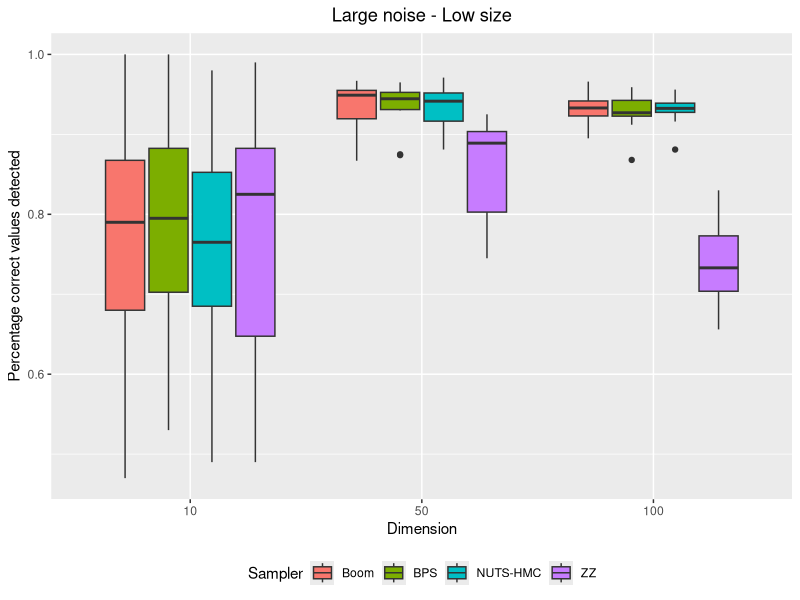

Write the R code that produced this figure.
# plot by number of dimensions
library(ggplot2)

perCorrect_bk_d10_n100_slar = read.csv("perCorrect_bk_d10_n100_slar.csv")
perCorrect_zz_d10_n100_slar = read.csv("perCorrect_zz_d10_n100_slar.csv")
perCorrect_hmc_d10_n100_slar = read.csv("perCorrect_hmc_d10_n100_slar.csv")
perCorrect_bps_d10_n100_slar = read.csv("perCorrect_bps_d10_n100_slar.csv")
perCorrect_bk_d50_n100_slar = read.csv("perCorrect_bk_d50_n100_slar.csv")
perCorrect_zz_d50_n100_slar = read.csv("perCorrect_zz_d50_n100_slar.csv")
perCorrect_hmc_d50_n100_slar = read.csv("perCorrect_hmc_d50_n100_slar.csv")
perCorrect_bps_d50_n100_slar = read.csv("perCorrect_bps_d50_n100_slar.csv")
perCorrect_bk_d100_n1000_slar = read.csv("perCorrect_bk_d100_n1000_slar.csv")
perCorrect_zz_d100_n1000_slar = read.csv("perCorrect_zz_d100_n1000_slar.csv")
perCorrect_hmc_d100_n1000_slar = read.csv("perCorrect_hmc_d100_n1000_slar.csv")
perCorrect_bps_d100_n1000_slar = read.csv("perCorrect_bps_d100_n1000_slar.csv")

#dataframe creation 
perCorrect_d10 = c(perCorrect_bk_d10_n100_slar$X0,perCorrect_bps_d10_n100_slar$X0,perCorrect_zz_d10_n100_slar$X0,perCorrect_hmc_d10_n100_slar$X0)
perCorrect_d50 = c(perCorrect_bk_d50_n100_slar$X0,perCorrect_bps_d50_n100_slar$X0,perCorrect_zz_d50_n100_slar$X0,perCorrect_hmc_d50_n100_slar$X0)
perCorrect_d100 = c(perCorrect_bk_d100_n1000_slar$X0,perCorrect_bps_d100_n1000_slar$X0,perCorrect_zz_d100_n1000_slar$X0,perCorrect_hmc_d100_n1000_slar$X0)
perCorrect_val = c(perCorrect_d10, perCorrect_d50, perCorrect_d100)
perCorrect = c("10", "50", "100")
d_val = rep(perCorrect, each=40)
samplers = c("Boom", "BPS", "ZZ", "NUTS-HMC")
s_val = c(rep(samplers, each=10),rep(samplers, each=10),rep(samplers, each=10))

df = data.frame(d_val, perCorrect_val, s_val)

#plot 
png("perCorrect_by_dimension_nlow_slar.png", units="in", width=5, height=5, res=600)
ggplot(df, aes(x=factor(d_val, level=c("10", "50", "100")), y=perCorrect_val, fill=s_val)) + 
  geom_boxplot() + xlab("Dimension") + ylab("Percentage correct values detected") + ggtitle("Large noise - Low size")+ labs(fill='Sampler') + theme(plot.title = element_text(hjust = 0.5), legend.position="bottom")
dev.off()
